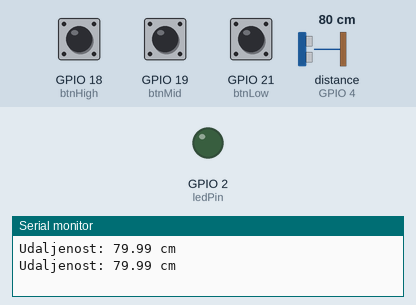
The sketch below on a simulated ESP32. Parts: output pins drawn as LEDs (lit = HIGH), the last lines printed to the serial monitor. Wiring (from diagram.json): ultrasonic range finder: trigger GPIO 5; echo GPIO 4. Inputs (shaded band) come from the test bench; at power-on: distance to the obstacle (sensor on GPIO 4) 80 cm, GPIO 18 (btnHigh) HIGH, GPIO 19 (btnMid) HIGH, GPIO 21 (btnLow) HIGH. The echo pulse lasts 58.3 µs per cm; pins used as bus, display or sensor lines are not drawn.

Above: at 2.8 s.
2.9 s: distance to the obstacle (sensor on GPIO 4) set to 23 cm
4.4 s: distance to the obstacle (sensor on GPIO 4) set to 19 cm
At 5.3 s:
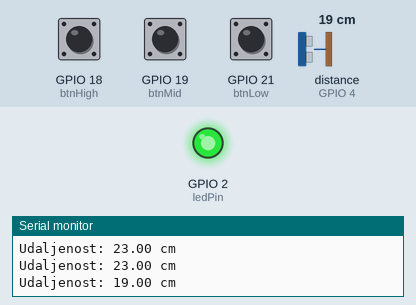
14.9 s: distance to the obstacle (sensor on GPIO 4) set to 35 cm
At 15.4 s:
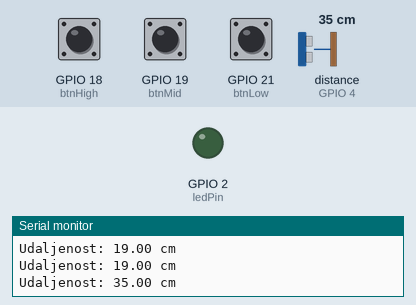
Timing chart, 0 to 17.5 s (numbered marks = the images above; inputs shaded):
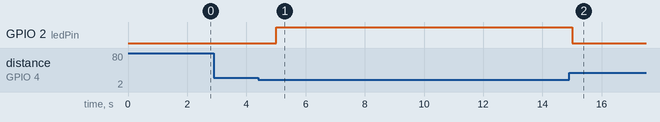

The sketch:

sketch.ino
```cpp
/**
 * @file sketch.ino
 * @brief Lab1: Prekidi u ugradbenim sustavima - ESP32
 * Demonstracija višestrukih prekida: tipke, timer, senzor udaljenosti.
 */

#include <Ticker.h>

// Pinovi
const int btnHigh = 18;
const int btnMid = 19;
const int btnLow = 21;
const int ledPin = 2;
const int trigPin = 5;
const int echoPin = 4;

// Flagovi
volatile bool btnHighPressed = false;
volatile bool btnMidPressed = false;
volatile bool btnLowPressed = false;
volatile bool timerFired = false;

// Timer
Ticker timer1s;

// ISR za tipke
void IRAM_ATTR handleHighPriorityBtn() { btnHighPressed = true; }
void IRAM_ATTR handleMidPriorityBtn()  { btnMidPressed  = true; }
void IRAM_ATTR handleLowPriorityBtn()  { btnLowPressed  = true; }

// ISR za timer
void onTimerTick() { timerFired = true; }

void setup() {
  Serial.begin(115200);

  pinMode(btnHigh, INPUT_PULLUP);
  pinMode(btnMid, INPUT_PULLUP);
  pinMode(btnLow, INPUT_PULLUP);
  pinMode(ledPin, OUTPUT);
  pinMode(trigPin, OUTPUT);
  pinMode(echoPin, INPUT);

  attachInterrupt(digitalPinToInterrupt(btnHigh), handleHighPriorityBtn, FALLING);
  attachInterrupt(digitalPinToInterrupt(btnMid), handleMidPriorityBtn, FALLING);
  attachInterrupt(digitalPinToInterrupt(btnLow), handleLowPriorityBtn, FALLING);

  timer1s.attach(1.0, onTimerTick);
}

void loop() {
  if (btnHighPressed) {
    btnHighPressed = false;
    Serial.println("Tipkalo visokog prioriteta pritisnuto");
  } else if (btnMidPressed) {
    btnMidPressed = false;
    Serial.println("Tipkalo srednjeg prioriteta pritisnuto");
  } else if (btnLowPressed) {
    btnLowPressed = false;
    Serial.println("Tipkalo niskog prioriteta pritisnuto");
  }

  if (timerFired) {
    timerFired = false;

    digitalWrite(trigPin, LOW);
    delayMicroseconds(2);
    digitalWrite(trigPin, HIGH);
    delayMicroseconds(10);
    digitalWrite(trigPin, LOW);

    unsigned long duration = pulseIn(echoPin, HIGH, 30000);
    if (duration == 0) {
      Serial.println("Nema reflektiranog signala.");
      return;
    }

    float distance = duration * 0.0343 / 2;

    Serial.print("Udaljenost: ");
    Serial.print(distance);
    Serial.println(" cm");

    if (distance < 20.0) {
      digitalWrite(ledPin, HIGH);
    } else {
      digitalWrite(ledPin, LOW);
    }
  }
}
```

Measured:
- the behaviour switches between 21 and 20 cm on distance to the obstacle (sensor on GPIO 4) (found by bisection; images 0 and 1)
- after the input at 4.4 s, GPIO 2 (ledPin): LOW → HIGH after 0.60 s
- after the input at 14.9 s, GPIO 2 (ledPin): HIGH → LOW after 0.10 s
